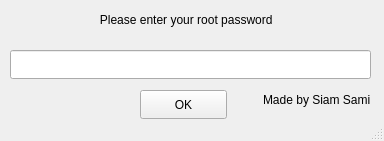
<?xml version="1.0" encoding="UTF-8"?>
<ui version="4.0">
 <class>AvroInstaller</class>
 <widget class="QMainWindow" name="AvroInstaller">
  <property name="geometry">
   <rect>
    <x>0</x>
    <y>0</y>
    <width>384</width>
    <height>141</height>
   </rect>
  </property>
  <property name="windowTitle">
   <string>AvroInstaller</string>
  </property>
  <widget class="QWidget" name="centralWidget">
   <widget class="QPushButton" name="pushButton">
    <property name="geometry">
     <rect>
      <x>140</x>
      <y>50</y>
      <width>87</width>
      <height>29</height>
     </rect>
    </property>
    <property name="text">
     <string>Install Avro</string>
    </property>
   </widget>
   <widget class="QPushButton" name="pushButton_3">
    <property name="geometry">
     <rect>
      <x>140</x>
      <y>90</y>
      <width>87</width>
      <height>29</height>
     </rect>
    </property>
    <property name="text">
     <string>OK</string>
    </property>
   </widget>
   <widget class="QLabel" name="label">
    <property name="geometry">
     <rect>
      <x>10</x>
      <y>10</y>
      <width>361</width>
      <height>20</height>
     </rect>
    </property>
    <property name="text">
     <string>                           Please enter your root password</string>
    </property>
   </widget>
   <widget class="QLineEdit" name="textEdit">
    <property name="geometry">
     <rect>
      <x>10</x>
      <y>50</y>
      <width>361</width>
      <height>29</height>
     </rect>
    </property>
    <property name="echoMode">
     <enum>QLineEdit::Password</enum>
    </property>
   </widget>
   <widget class="QLabel" name="label_2">
    <property name="geometry">
     <rect>
      <x>263</x>
      <y>90</y>
      <width>121</width>
      <height>20</height>
     </rect>
    </property>
    <property name="text">
     <string>Made by Siam Sami</string>
    </property>
   </widget>
  </widget>
  <widget class="QMenuBar" name="menuBar">
   <property name="geometry">
    <rect>
     <x>0</x>
     <y>0</y>
     <width>384</width>
     <height>23</height>
    </rect>
   </property>
  </widget>
  <widget class="QStatusBar" name="statusBar"/>
 </widget>
 <layoutdefault spacing="6" margin="11"/>
 <resources/>
 <connections/>
</ui>
